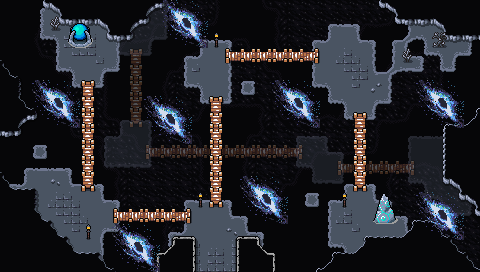

This game map was drawn from its Tiled (.tmx) file and the tilesets committed beside it. A one-line description and the trimmed map source follow:
An orthogonal 30x17 tile map with 16x16 px tiles, 8 tile layers (Collision, Background, Shroud, Lower Ground, ...), 4 tilesets and 25 objects.

<map version="1.10" tiledversion="1.11.2" orientation="orthogonal" renderorder="right-down" width="30" height="17" tilewidth="16" tileheight="16" infinite="0" nextlayerid="14" nextobjectid="84">
 <editorsettings>
  <export target="wastetown..tmx" format="tmx" />
 </editorsettings>
 <properties>
  <property name="dungeonEffect" value="{&quot;startBattleWithCard&quot;: [ &quot;The Echoverse Fulcrum&quot; ]}" />
 </properties>
 <tileset firstgid="1" source="../../../../common/maps/tileset/main.tsx" />
 <tileset firstgid="10113" source="../../../../common/maps/tileset/buildings.tsx" />
 <tileset firstgid="11905" source="../../../../common/maps/tileset/main-nocollide.tsx" />
 <tileset firstgid="22017" source="../../../../common/maps/tileset/buildingsbosses.tsx" />
 <layer id="6" name="Collision" width="30" height="17" opacity="0.9">
  <data>[510 cells, 210 non-empty, 15 distinct tile ids]</data>
 </layer>
 <layer id="1" name="Background" width="30" height="17">
  <data>[510 cells, 510 non-empty, 1 distinct tile ids]</data>
 </layer>
 <layer id="12" name="Shroud" width="30" height="17" opacity="0.15">
  <data>[510 cells, 287 non-empty, 18 distinct tile ids]</data>
 </layer>
 <layer id="10" name="Lower Ground" width="30" height="17" opacity="0.3">
  <data>[510 cells, 67 non-empty, 16 distinct tile ids]</data>
 </layer>
 <layer id="9" name="Lower Bridges" width="30" height="17" opacity="0.3">
  <data>[510 cells, 20 non-empty, 6 distinct tile ids]</data>
 </layer>
 <layer id="11" name="Ground" width="30" height="17">
  <data>[510 cells, 181 non-empty, 32 distinct tile ids]</data>
 </layer>
 <layer id="13" name="Walls" width="30" height="17">
  <data>[510 cells, 151 non-empty, 23 distinct tile ids]</data>
 </layer>
 <layer id="3" name="Clutter" width="30" height="17">
  <properties>
   <property name="spriteLayer" type="bool" value="true" />
  </properties>
  <data>[510 cells, 252 non-empty, 31 distinct tile ids]</data>
 </layer>
 <objectgroup id="4" name="Objects">
  <object id="38" template="../../../../common/maps/obj/entry_up.tx" x="199.974" y="271.026" width="32" height="16">
   <properties>
    <property name="teleport" value="" />
   </properties>
  </object>
  <object id="56" template="../../../../common/maps/obj/gold.tx" x="188.694" y="74.3844">
   <properties>
    <property name="reward">[
  {
    "type": "gold",
    "count": 110,
    "addMaxCount": 50
 }
]</property>
   </properties>
  </object>
  <object id="49" template="../../../../common/maps/obj/gold.tx" x="28.9129" y="186.082" />
  <object id="53" template="../../../../common/maps/obj/enemy.tx" x="78.955" y="205.51">
   <properties>
    <property name="enemy" value="Titanbones" />
   </properties>
  </object>
  <object id="62" template="../../../../common/maps/obj/collision.tx" x="480.333" y="0.666667" width="16" height="272" />
  <object id="63" template="../../../../common/maps/obj/collision.tx" x="-16.3333" y="1.66667" width="16" height="272" />
  <object id="64" template="../../../../common/maps/obj/collision.tx" x="-0.118731" y="271.667" width="488.286" height="16" />
  <object id="65" template="../../../../common/maps/obj/collision.tx" x="1.1665" y="-15.6667" width="479.667" height="16" />
  <object id="66" template="../../../../common/maps/obj/manashards.tx" x="336" y="97.8333" />
  <object id="68" template="../../../../common/maps/obj/manashards.tx" x="47.0214" y="189.551" />
  <object id="69" template="../../../../common/maps/obj/enemy.tx" x="351.286" y="155.214">
   <properties>
    <property name="enemy" value="Echo Tamiyo" />
   </properties>
  </object>
  <object id="70" template="../../../../common/maps/obj/enemy.tx" x="353.441" y="204.771">
   <properties>
    <property name="effect" value="{&quot;startBattleWithCard&quot;: [&quot;Transguild Courier&quot;, &quot;Glimmervoid&quot;]}" />
    <property name="enemy" value="Echo Karn" />
   </properties>
  </object>
  <object id="71" template="../../../../common/maps/obj/enemy.tx" x="77.147" y="81.8403">
   <properties>
    <property name="effect" value="{&quot;startBattleWithCard&quot;: [&quot;Yargle, Glutton of Urborg&quot;]}" />
    <property name="enemy" value="Echo Yargle" />
   </properties>
  </object>
  <object id="72" template="../../../../common/maps/obj/enemy.tx" x="79.2629" y="152.861">
   <properties>
    <property name="enemy" value="Echo Lyra" />
   </properties>
  </object>
  <object id="73" template="../../../../common/maps/obj/enemy.tx" x="209.838" y="152.621">
   <properties>
    <property name="enemy" value="Echo Yuriko" />
   </properties>
  </object>
  <object id="74" template="../../../../common/maps/obj/enemy.tx" x="147.673" y="223.085">
   <properties>
    <property name="enemy" value="Echo Edgar" />
   </properties>
  </object>
  <object id="75" template="../../../../common/maps/obj/enemy.tx" x="319.964" y="65.603">
   <properties>
    <property name="enemy" value="Echo Ghalta" />
   </properties>
  </object>
  <object id="76" template="../../../../common/maps/obj/enemy.tx" x="262.407" y="62.0258">
   <properties>
    <property name="enemy" value="Echo Kiora" />
   </properties>
  </object>
  <object id="77" template="../../../../common/maps/obj/enemy.tx" x="208.08" y="96.8016">
   <properties>
    <property name="enemy" value="Echo Ruric Thar" />
   </properties>
  </object>
  <object id="78" template="../../../../common/maps/obj/dialog.tx" x="174.5" y="238.75" width="80" height="15.5" visible="1">
   <properties>
    <property name="dialog">[
{
   "text": "A disorienting tangle of bridges criss-crosses over echoed alternate versions of familiar places. Seemingly fittingly, the place is swarming with echoed versions of legends you've heard tales of, clinging to the bridges to avoid falling into the nothingness of the void below and above.",
   "options": [{
      "name": "(Continue)", "action": [{"deleteMapObject":-1}]}]
}
]</property>
   </properties>
  </object>
  <object id="79" template="../../../../common/maps/obj/dialog.tx" x="67.5" y="123.25" width="43.5" height="15.5" visible="1">
   <properties>
    <property name="dialog">[
{
   "text": "A huge frog spirit with the thickest thighs you've ever seen looms ahead. He croaks out!
'Tibbirhppakkhggahhsng!'",
   "options": [{
      "name": "(Continue)", "action": [{"deleteMapObject":-1}]}]
}
]</property>
   </properties>
  </object>
  <object id="80" template="../../../../common/maps/obj/dialog.tx" x="335" y="181.75" width="52" height="15.5" visible="1">
   <properties>
    <property name="dialog">[
{
   "text": "A golem gilded in gold and wearing a flowing red cape sits before you. He says something, but it seems to be more to himself than to you.
'To have achieved paradise and find it so very fleeting... what a tragedy.'",
   "options": [{
      "name": "(Continue)", "action": [{"deleteMapObject":-1}]}]
}
]</property>
   </properties>
  </object>
  <object id="81" template="../../../../common/maps/obj/booster.tx" x="343" y="236">
   <properties>
    <property name="reward">[
  {
    "editions": [ "FRA" ],
    "type": "card",
    "count": 10,
    "rarity": [ "Common" ]
  },
  {
    "editions": [ "FRA" ],
    "type": "card",
    "count": 3,
    "rarity": [ "Uncommon" ]
  },
  {
    "editions": [ "FRA" ],
    "type": "card",
    "count": 1,
    "rarity": [ "Rare", "Mythic Rare" ]
  }
]
</property>
   </properties>
  </object>
  <object id="82" template="../../../../common/maps/obj/booster.tx" x="97.5" y="59">
   <properties>
    <property name="reward">[
  {
    "editions": [ "FRA" ],
    "type": "card",
    "count": 10,
    "rarity": [ "Common" ]
  },
  {
    "editions": [ "FRA" ],
    "type": "card",
    "count": 3,
    "rarity": [ "Uncommon" ]
  },
  {
    "editions": [ "FRA" ],
    "type": "card",
    "count": 1,
    "rarity": [ "Rare", "Mythic Rare" ]
  }
]
</property>
   </properties>
  </object>
  </objectgroup>
</map>
<!-- 1 of 25 objects omitted -->
